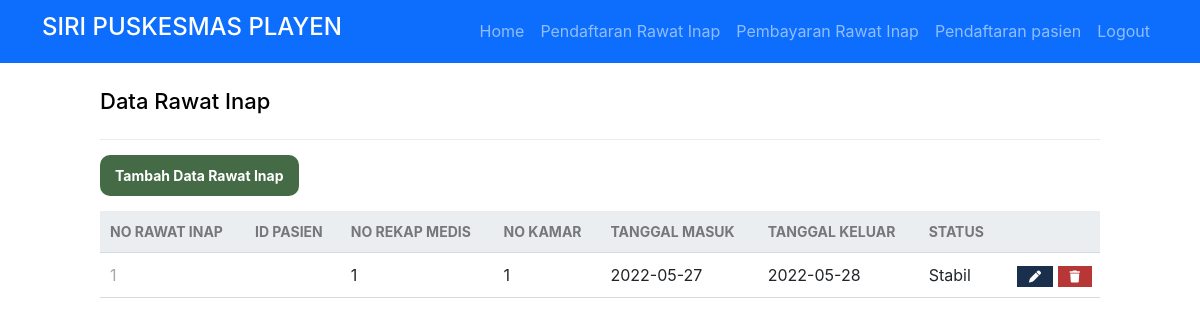
Page /administrasi/kelolaRawatInap/read.php (signed in) on the earlier database version.
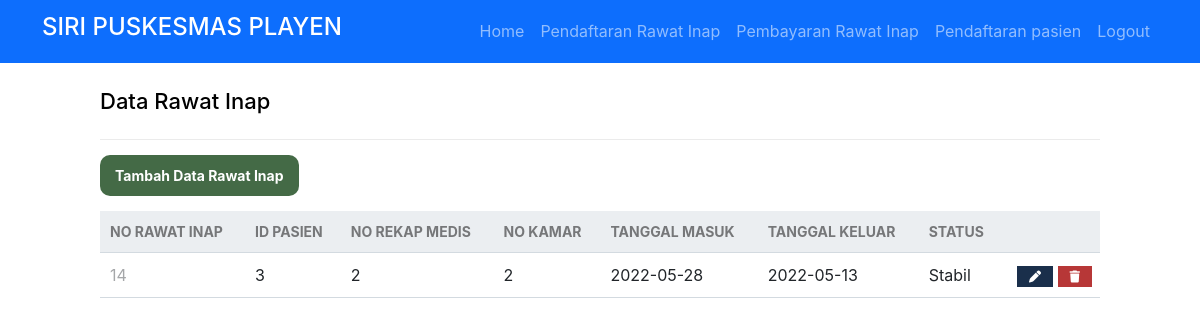
Same page on the later database version.
### tables this page shows
CREATE TABLE `rawat_inap` (
  `no_rawatinap` int(11) NOT NULL,
  `no_rekap_medis` int(11) NOT NULL,
  `id_pasien` int(255) NOT NULL,
  `tanggal_masuk` date NOT NULL,
  `tanggal_keluar` date NOT NULL,
  `status` enum('Kritis','Stabil') NOT NULL,
  `biaya_tindakan` int(255) NOT NULL,
  `biaya_obat` int(255) NOT NULL,
  `biaya_kamar` int(255) NOT NULL,
  `no_kamar` int(11) NOT NULL
);

### administrasi/kelolaRawatInap/read.php (the view, shortened to what this page needs)
<?php
if ($_SESSION['username'] == '') {
	echo "<script>
    alert('Anda Harus Login terlebih dahulu');
    window.location.href='./auth/fmasuk.php';
    </script>";
} else {
?>
	<!DOCTYPE html>
	<html>
	<head>
		<link href="../../db/style.css" rel="stylesheet" type="text/css">
		<link href="https://cdn.jsdelivr.net/npm/bootstrap@5.2.0-beta1/dist/css/bootstrap.min.css" rel="stylesheet">
	</head>
	<body>
		<nav class="navbar navbar-expand-sm navbar-dark bg-primary">
			<div class="container">
				<a class="navbar-brand" href="#">
					<h4>SIRI PUSKESMAS PLAYEN </h3>
				</a>
				<ul class="navbar-nav ml-auto mt-2 mt-lg-0 d-flex align-items-center">
					<li class="nav-item">
						<a class="nav-link menu " id="menuHome" href="../../index.php">Home</a>
					</li>
					<?PHP if ($_SESSION['role_id'] == 1) { ?>
						<li class="nav-item">
							<a class="nav-link menu" id="daftarrawatinap" href="./pasien/daftarrawatinap.php"><i class=""></i>Pendaftaran Rawat Inap</a>
						</li>
						<li class="nav-item">
							<a class="nav-link menu" id="bayarrawatinap" href="./pasien/bayarrawatinap.php"><i class=""></i>Pembayaran Rawat Inap</a>
						</li>
						<li class="nav-item">
							<a class="nav-link menu" id="daftarpasien" href="./pasien/daftarpasien.php"><i class=""></i>Pendaftaran pasien</a>
						</li>
					<?PHP } ?>
					<li class="nav-item">
						<a class="nav-link menu" id="logout" href="../../auth/sLogout.php"><i class=""></i>Logout</a>
					</li>
				</ul>
			</div>
		</nav>
<?php
$pdo = pdo_connect_mysql();
$page = isset($_GET['page']) && is_numeric($_GET['page']) ? (int)$_GET['page'] : 1;
$records_per_page = 8;
$stmt = $pdo->prepare('SELECT * FROM rawat_inap ORDER BY no_rawatinap LIMIT :current_page, :record_per_page');
$stmt->bindValue(':current_page', ($page-1)*$records_per_page, PDO::PARAM_INT);
$stmt->bindValue(':record_per_page', $records_per_page, PDO::PARAM_INT);
$stmt->execute();
$rawats = $stmt->fetchAll(PDO::FETCH_ASSOC);
?>
<div class="content read">
	<h2>Data Rawat Inap</h2>
	<a href="./create.php" class="menu create-dokter" id="tambahDokter">Tambah Data Rawat Inap</a>
	<table class="table-responsive">
        <thead class="table">
            <tr>
                <td>NO RAWAT INAP</td>
                <td>ID PASIEN</td>
                <td>NO REKAP MEDIS</td>
                <td>NO KAMAR</td>
                <td>TANGGAL MASUK</td>
                <td>TANGGAL KELUAR</td>
                <td>STATUS</td>
                <td></td>
            </tr>
        </thead>
        <tbody>
            <?php foreach ($rawats as $rawat): ?>
            <tr>
				<td><?=$rawat['no_rawatinap']?></td>
                <td><?=$rawat['id_pasien']?></td>
                <td><?=$rawat['no_rekap_medis']?></td>
                <td><?=$rawat['no_kamar']?></td>
                <td><?=$rawat['tanggal_masuk']?></td>
                <td><?=$rawat['tanggal_keluar']?></td>
                <td><?=$rawat['status']?></td>
                <td class="actions">
                    <a href="update.php?no_rawatinap=<?=$rawat['no_rawatinap']?>" class="menu edit" id="edit"><i class="fas fa-pen fa-xs"></i></a>
                    <a href="delete.php?no_rawatinap=<?=$rawat['no_rawatinap']?>" class="menu trash" id="hapus"><i class="fas fa-trash fa-xs"></i></a>
                </td>
            </tr>
            <?php endforeach; ?>
        </tbody>
    </table>
</div>
<?php
}
?>

Differences in the rows shown:
removed rawat_inap: no_rawatinap "1", no_rekap_medis "1", no_kamar "1", tanggal_masuk "2022-05-27", tanggal_keluar "2022-05-28", status "Stabil"
added rawat_inap: no_rawatinap "14", id_pasien "3", no_rekap_medis "2", no_kamar "2", tanggal_masuk "2022-05-28", tanggal_keluar "2022-05-13", status "Stabil"
